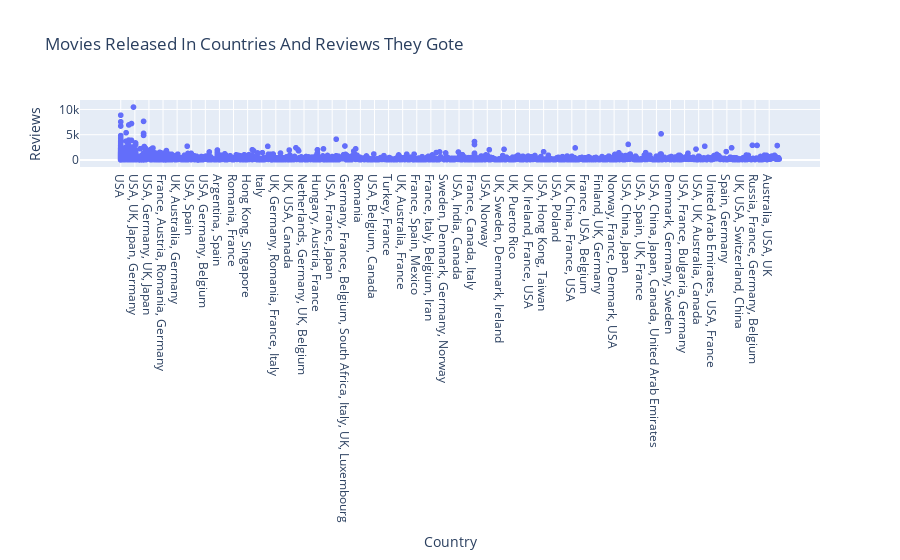

Notebook source saved alongside this figure:
### Markdown cell above
Let's Check Where the Most Movies Are Made.

### Code cell
fig = px.scatter(x=country, y=reviews_from_users, title="Movies Released In Countries And Reviews They Gote")
fig.layout.update({
    "xaxis": {"title": "Country"},
    "yaxis": {"title": "Reviews"}
})
fig.show()

### Figure 1 — Plotly figure (JSON) as saved in the notebook; plotly's stock layout.template omitted (floating-point values rounded to 4 significant figures; data arrays with more than 128 entries replaced by an {"elided": "..."} marker saying what was removed)
{"data": [{"hovertemplate": "x=%{x}<br>y=%{y}<extra></extra>", "legendgroup": "", "marker": {"color": "#636efa", "symbol": "circle"}, "mode": "markers", "name": "", "showlegend": false, "type": "scattergl", "x": {"elided": "5487 str values"}, "xaxis": "x", "y": {"elided": "5487 int values"}, "yaxis": "y"}], "layout": {"legend": {"tracegroupgap": 0}, "title": {"text": "Movies Released In Countries And Reviews They Gote"}, "xaxis": {"anchor": "y", "domain": [0, 1], "title": {"text": "Country"}}, "yaxis": {"anchor": "x", "domain": [0, 1], "title": {"text": "Reviews"}}}}
